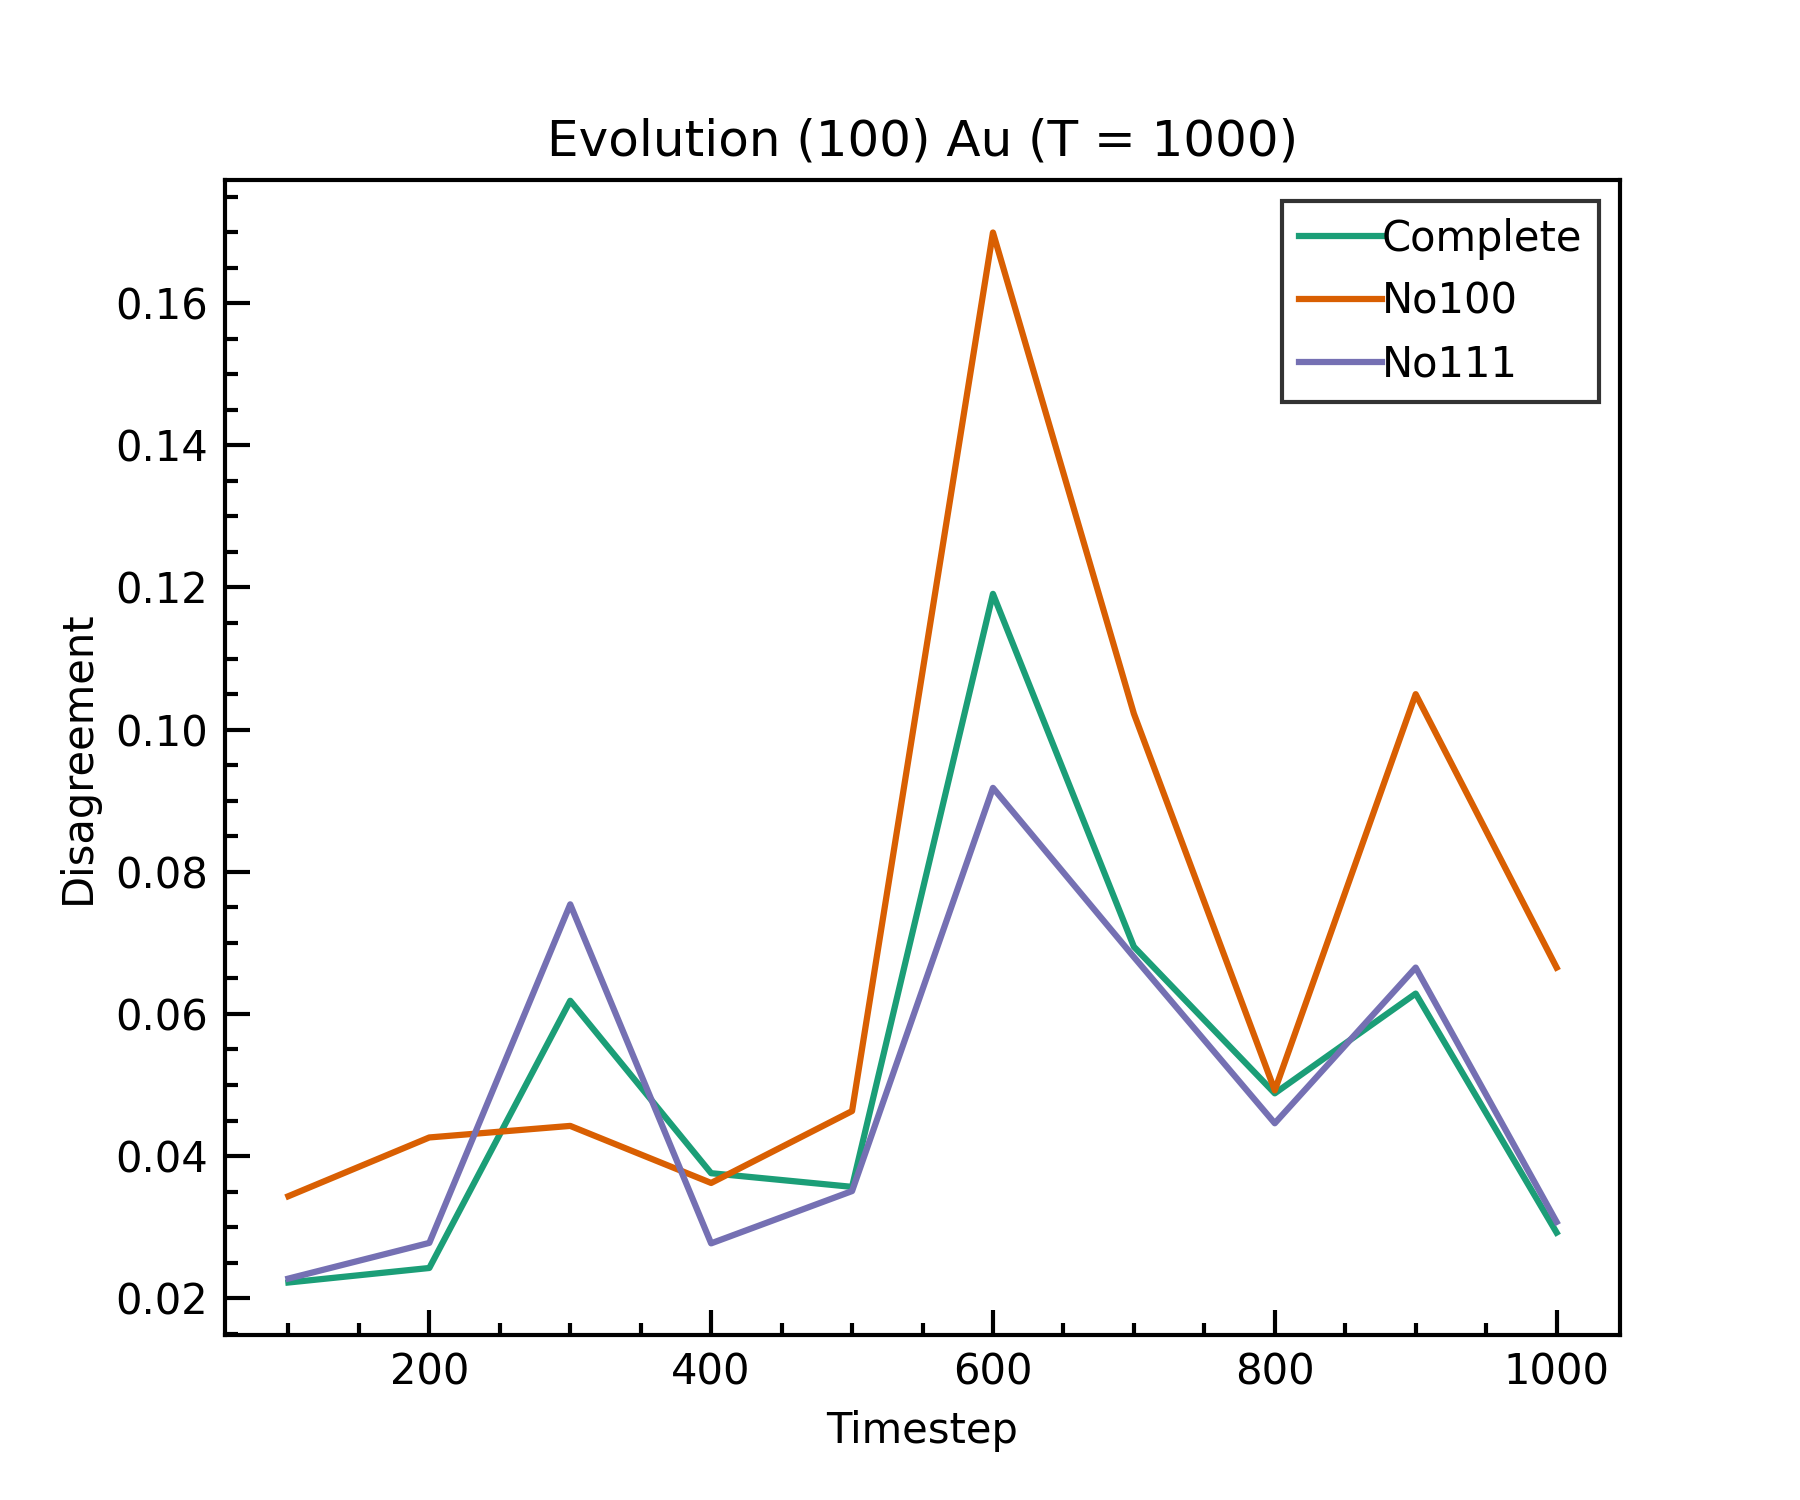

The Python source for this figure:
import sys
import lammps
import numpy as np
import matplotlib.pyplot as plt
from mpi4py import MPI

disagreement = []

totalSteps = 1000
checkEvery = 100
checkSteps = int(totalSteps / checkEvery)

# Python script to perform a simulation with nnp potentials and check agreement
potentialSeed = 1
dataDir = 'PhysicalPropertiesTemplate/Configurations/Au100Messy.data'
locationSeeds = ['PotentialsComplete', 'PotentialsNo100', 'PotentialsNo111', 'PotentialsNoSurface']

print(sys.argv)
print('')

# me = MPI.COMM_WORLD.Get_rank()
# nprocs = MPI.COMM_WORLD.Get_size()

for a in range(len(locationSeeds)):
    lmp = lammps.lammps()
    lmp.command('units metal')
    lmp.command('boundary p p p')
    lmp.command('read_data '+dataDir)

    lmp.command('pair_style hdnnp 6.0 dir '+locationSeeds[0]+'/Seed'+str(potentialSeed)+' showew no showewsum 100 resetew no maxew 10000000 cflength 1.0 cfenergy 1.0')
    lmp.command('pair_coeff * * Au')

    lmp.file('sim.melt')

    #lmp.command('run 0')

    lmp.command('write_data check.data')
    for s in range(checkSteps):
        lmp.command('run '+str(checkEvery))

        lmp.command('write_data check.data')

        disagreement.append([])

        seeds = [None]*5
        forces = [None]*5
        for b in range(len(seeds)):
            seeds[b] = lammps.lammps()
            seeds[b].command('units metal')
            seeds[b].command('boundary p p p')
            seeds[b].command('read_data check.data')

            seeds[b].command('pair_style hdnnp 6.0 dir '+locationSeeds[a]+'/Seed'+str(b+1)+' showew no showewsum 100 resetew no maxew 10000000 cflength 1.0 cfenergy 1.0')
            seeds[b].command('pair_coeff * * Au')
            seeds[b].command('run 0')
            forces[b] = seeds[b].numpy.extract_atom('f').copy()
            seeds[b].close()
        deviationAtom = np.std(np.ma.masked_invalid(forces), axis=0)
        deviationMax = np.ma.masked_invalid(deviationAtom).max()

        disagreement[a].append(deviationMax)
    lmp.close()

plt.rcParams["axes.prop_cycle"] = plt.cycler("color", plt.cm.Dark2.colors)

fig, ax1 = plt.subplots()

ax1.set_title('Evolution (100) Au (T = 1000)')
ax1.set_ylabel('Disagreement')
ax1.set_xlabel('Timestep')

x = (np.arange(len(disagreement[0]))+1)*checkEvery

ax1.plot(x, disagreement[0], label='Complete', color='C0')
ax1.plot(x, disagreement[1], label='No100', color='C1')
ax1.plot(x, disagreement[2], label='No111', color='C2')
#ax1.plot(x, disagreement[3], label='No Surface', color='C3')

ax1.legend()
plt.savefig('transferabilityTime.png')
print('Finished fawjepoifjapoweihfosidhfih')

#MPI.Finalize()